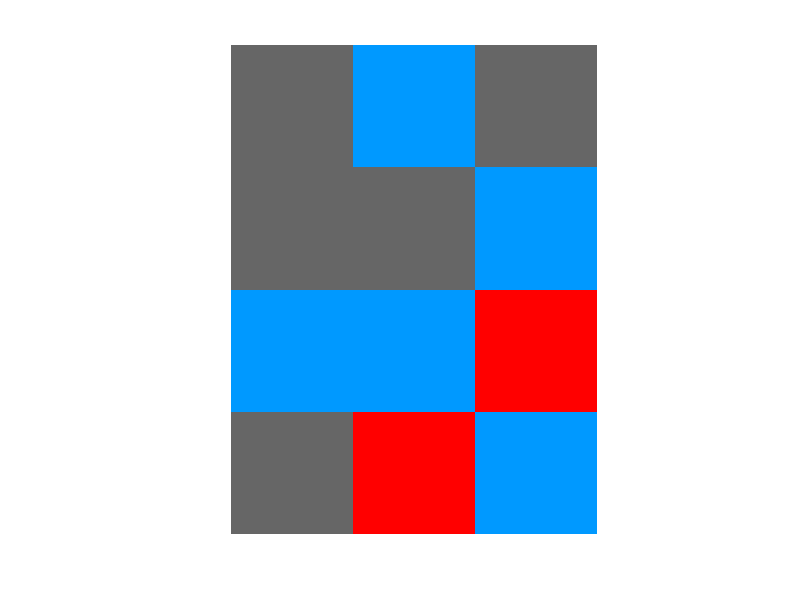

This figure's MATLAB source:
#Matrix declaration:
A = [ 1 ,2 ,1 ;1 ,1 ,2 ; 2 ,2 ,3 ;1 ,3 ,2]
#Now, we declare the image map for the index matrix A:
map = [0.4, 0.4, 0.4;0,0.6,1;1,0,0] 
imshow(A,map)